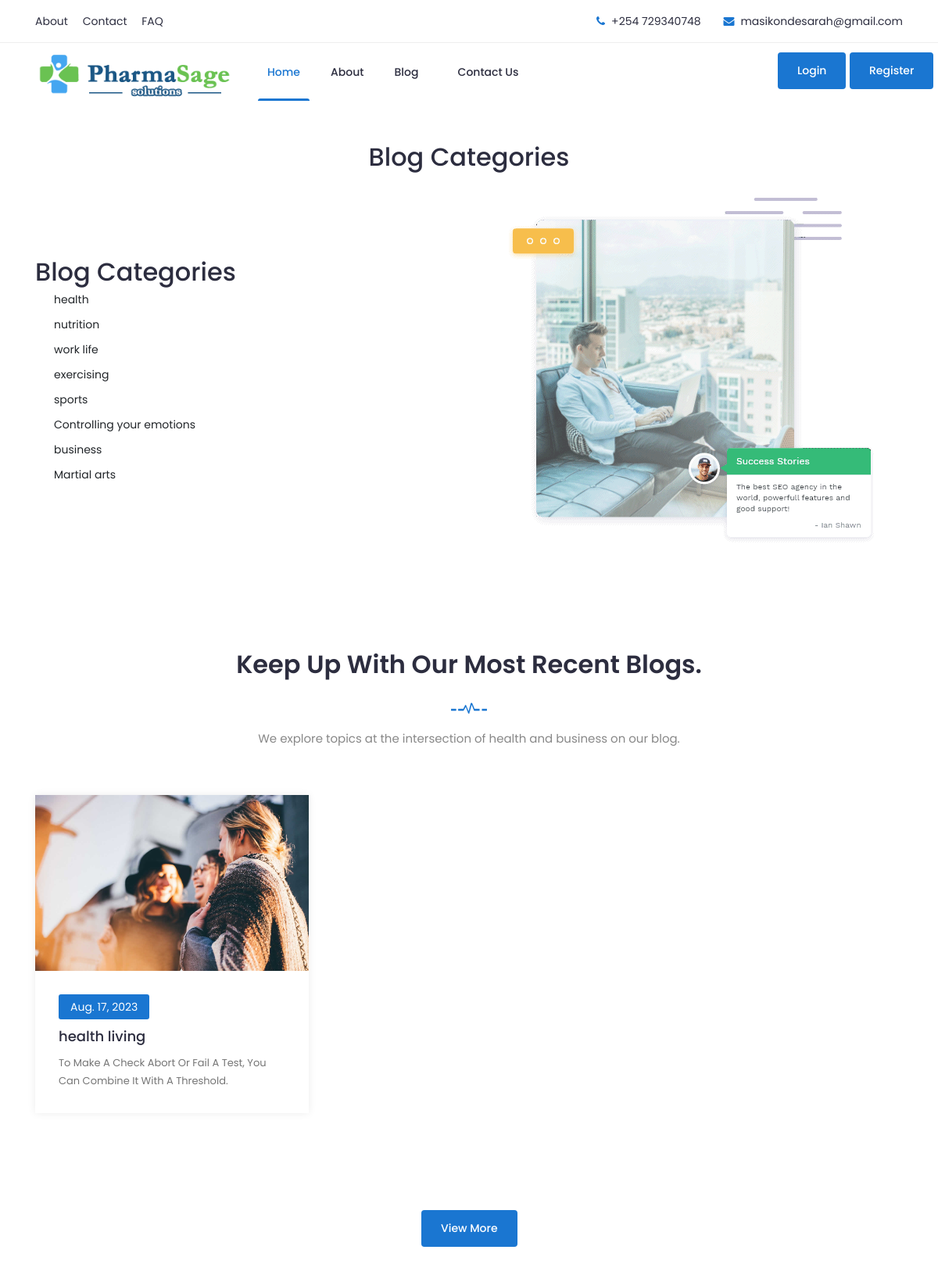
/category_list (upper part), run on an earlier commit of the app's database.
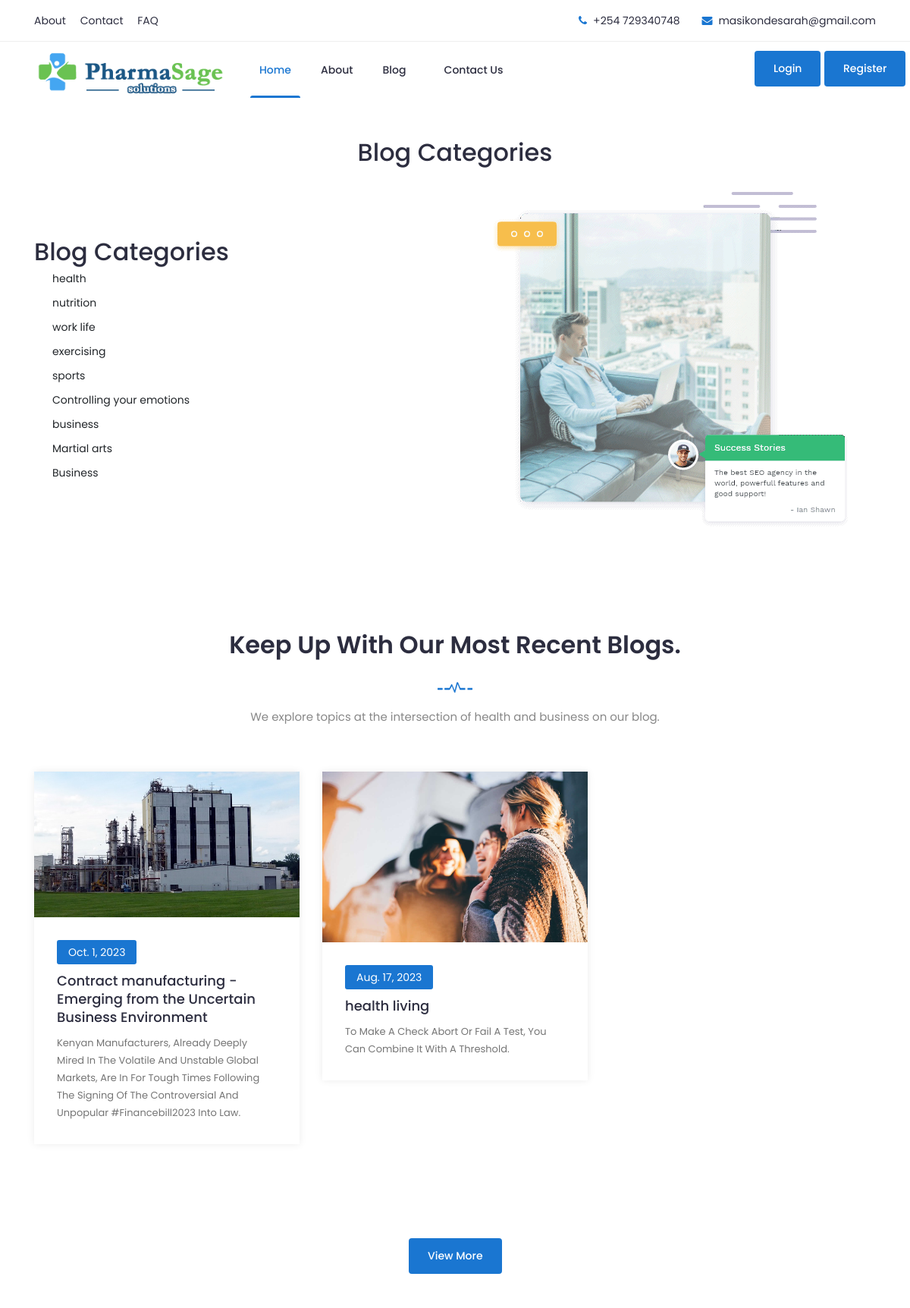
And on a later commit of the database.
### blog_cee/models.py (models this page shows, shortened)
class Category(models.Model):
    name = models.CharField(max_length=255)
    def __str__(self):
        return self.name

class Post(models.Model):
    title = models.CharField(max_length=255)
    header_image = models.ImageField(null=True,blank=True,upload_to="images/")
    title_tag = models.CharField(max_length=255, default="cee blogged")
    author = models.ForeignKey(User, on_delete = models.CASCADE)
    body = RichTextField(blank=True, null=True)
    post_date = models.DateField(auto_now_add = True)
    category = models.CharField(max_length=255)
    snippet = models.CharField(max_length=255)
    snippet_image = models.ImageField(null=True,blank=True,upload_to="images/")
    likes = models.ManyToManyField(User,related_name ='blogposts')

### blog_cee/views.py (the view)
# urls.py: path('category_list', CategoryListView.as_view(), name='category_list'),
class CategoryListView(ListView):
    model = Post
    template_name = 'category_list.html'
    ordering = ['-post_date']
    def get_context_data(self,*args, **kwargs):
        cat_menu = Category.objects.all()
        context = super(CategoryListView,self).get_context_data(*args, **kwargs)
        context["cat_menu"]=cat_menu
        return context

### blog_cee/templates/category_list.html (shortened to what this page needs)
{% extends 'base_new.html' %}
{% load static %}
{% block content %}
    <div class="text-center wow fadeInUp">
      <br><br>
        <h2 class="title-section">Blog Categories</h2>
    </div>
    <div class="page-section">
        <div class="container">
          <div class="row align-items-center">
            <div class="col-lg-6 py-3">
              <h2 class="title-section">Blog Categories</h2>
                {% for item in cat_menu %}
                    <p><a class="dropdown-item" href="{% url 'category' item|slugify %}">{{item}}</a></p>
                {% endfor %}
            </div>
            <div class="col-lg-6 py-3">
              <div class="img-fluid py-3 text-center">
                <img src="{% static 'base/img/about_frame.png' %}" alt="">
              </div>
            </div>
          </div>
        </div>
      </div>
    <div class="page-section">
		<section class="blog section" id="blog">
			<div class="container">
				<div class="row">
					<div class="col-lg-12">
						<div class="section-title">
							<h2>Keep up with Our Most Recent Blogs.</h2>
							<img src="{% static 'base_new/img/section-img.png' %}" alt="#">
							<p>We explore topics at the intersection of health and business on our blog.</p>
						</div>
					</div>
				</div>
				<div class="row">
					{% for post in object_list %}
        				{% if forloop.counter <= 3 %}
					<div class="col-lg-4 col-md-6 col-12">
						<div class="single-news">
							<div class="news-head">
								{% if post.snippet_image %}
									<img src="{{post.snippet_image.url}}" alt="">
								{% endif %}
							</div>
							<div class="news-body">
								<div class="news-content">
									<div class="date">{{ post.post_date}}</div>
									<h2><a href="{% url 'article-detail' post.pk %}">{{post.title}}</a></h2>
									<p class="text">{{ post.snippet }}</p>
								</div>
							</div>
						</div>
					</div>
						{% endif %}
      				{% endfor %}
				</div>
			</div>
		</section>
      <div class="col-12 mt-4 text-center wow fadeInUp" style="color: white;">
        <a href="{% url 'blog' %}" class="btn btn-primary">View More</a>
      </div>
    </div>
 <br><br>
{% endblock %}

What changed in the data, as far as the page shows it:
added Category: name "Business"
added Post: snippet_image (picture), post_date "Oct. 1, 2023", title "Contract manufacturing - Emerging from the Uncertain Business Environment", snippet "Kenyan Manufacturers, Already Deeply Mired In The Volatile And Unstable Global Markets, Are In For Tough Times Following The Signing Of The Controversial And Unpopular #financebill2023 Into Law."
